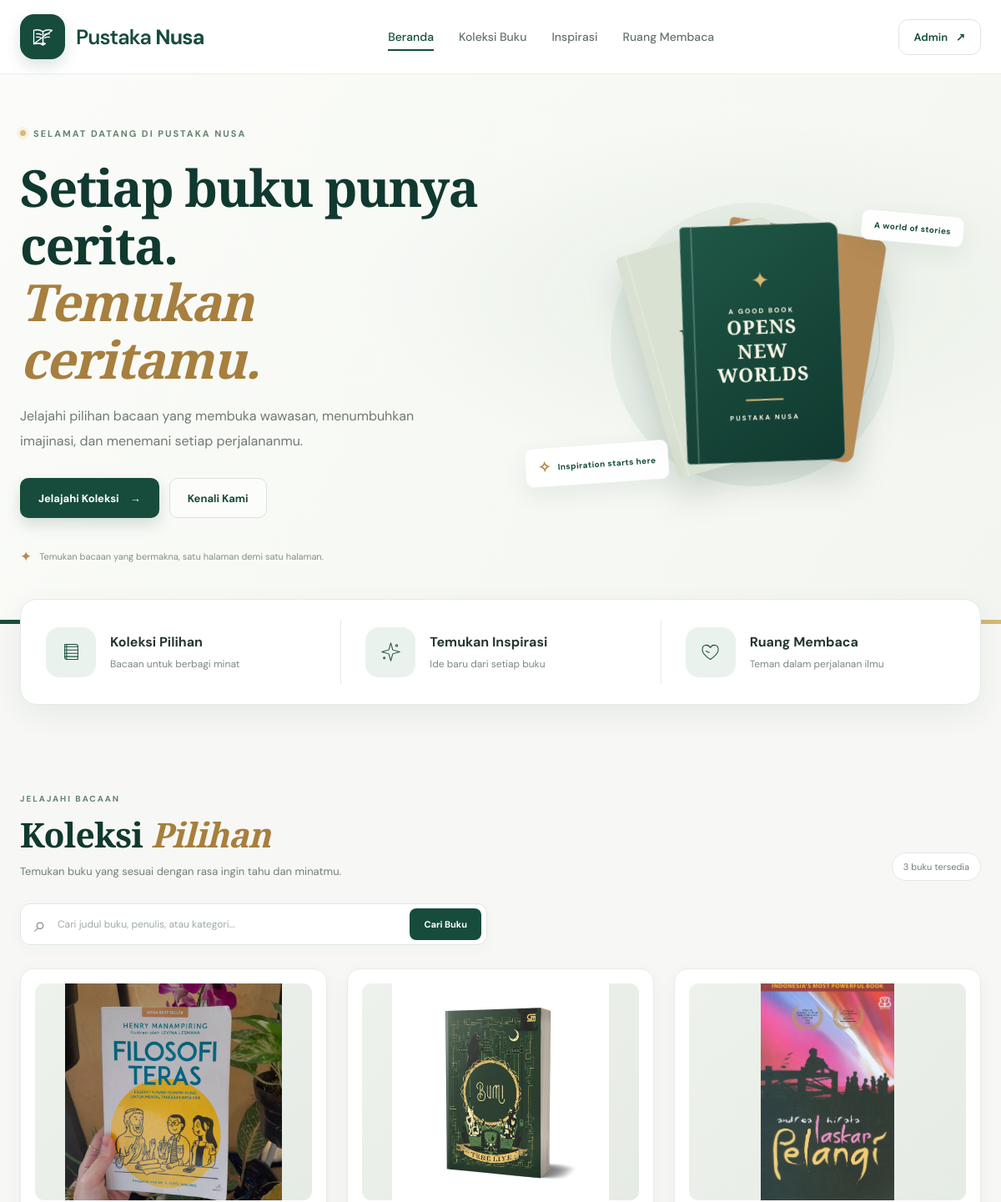
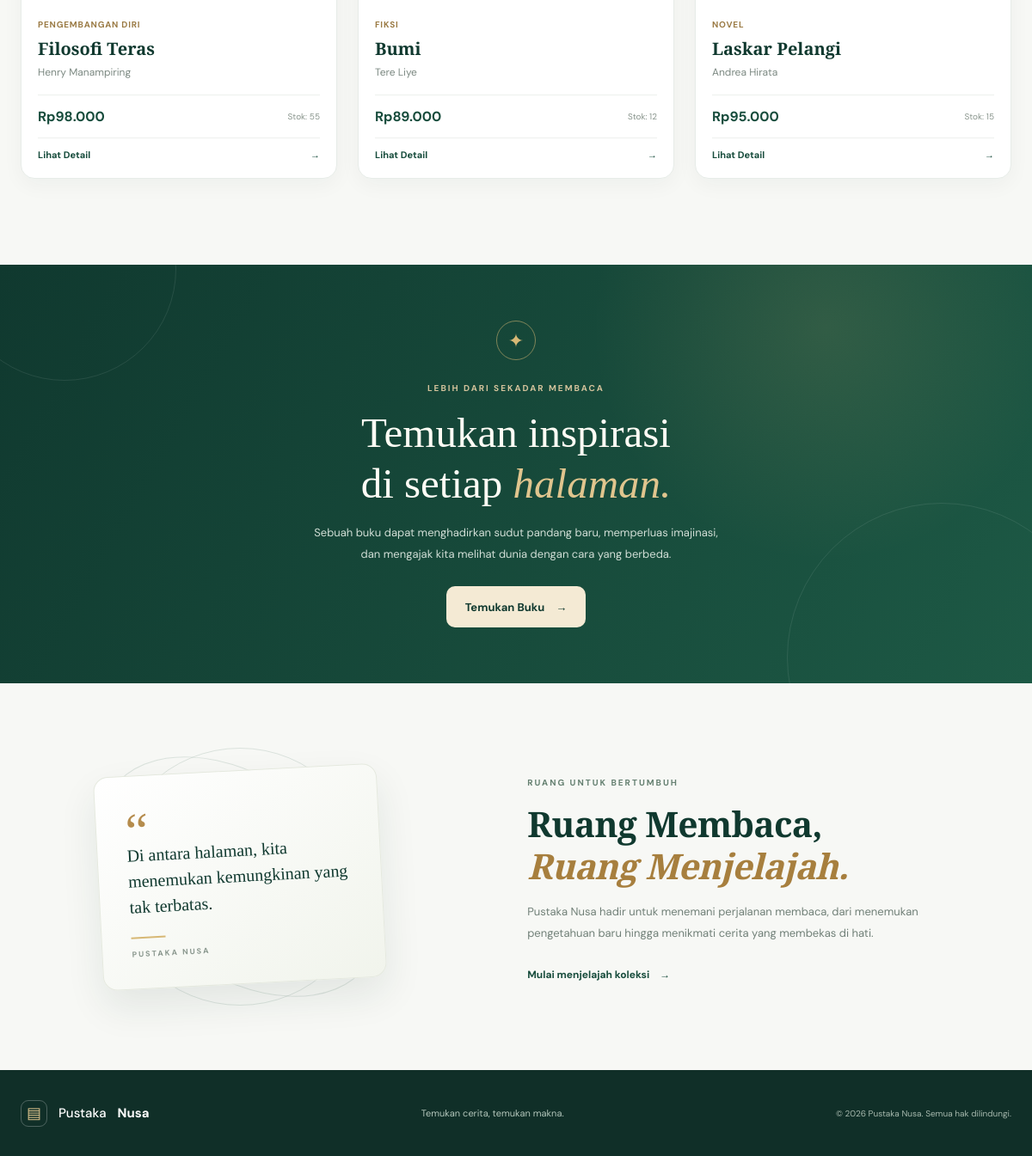
The page / on the database its author committed (2 pictures, top to bottom).
### tables this page shows
CREATE TABLE IF NOT EXISTS `buku` (
  `id` int NOT NULL AUTO_INCREMENT,
  `judul` varchar(200) NOT NULL,
  `penulis` varchar(150) NOT NULL,
  `penerbit` varchar(150) NOT NULL,
  `tahun_terbit` year NOT NULL,
  `kategori` varchar(100) NOT NULL,
  `harga` decimal(12,2) NOT NULL DEFAULT '0.00',
  `stok` int NOT NULL DEFAULT '0',
  `deskripsi` text,
  `cover` varchar(255) DEFAULT NULL,
  `created_at` timestamp NULL DEFAULT CURRENT_TIMESTAMP,
  `updated_at` timestamp NULL DEFAULT CURRENT_TIMESTAMP ON UPDATE CURRENT_TIMESTAMP,
  PRIMARY KEY (`id`)
);

### Index.php (the view, shortened to what this page needs)
<?php
$host = '127.0.0.1';
$dbname = 'pustaka_nusa';
$username = 'root';
$password = '';
try {
    $pdo = new PDO(
        "mysql:host=$host;dbname=$dbname;charset=utf8mb4",
        $username,
        $password,
        [
            PDO::ATTR_ERRMODE => PDO::ERRMODE_EXCEPTION,
            PDO::ATTR_DEFAULT_FETCH_MODE => PDO::FETCH_ASSOC
        ]
    );
} catch (PDOException $e) {
    die("Koneksi database gagal. Periksa konfigurasi database di Index.php.");
}
$keyword = trim($_GET['q'] ?? '');
try {
    if ($keyword !== '') {
        $stmt = $pdo->prepare(
            "SELECT * FROM buku
             WHERE judul LIKE :keyword
                OR penulis LIKE :keyword
                OR kategori LIKE :keyword
             ORDER BY id DESC"
        );
        $stmt->execute(['keyword' => "%$keyword%"]);
    } else {
        $stmt = $pdo->query("SELECT * FROM buku ORDER BY id DESC");
    }
    $buku = $stmt->fetchAll();
} catch (PDOException $e) {
    $buku = [];
}
function e($value): string
{
    return htmlspecialchars((string)($value ?? ''), ENT_QUOTES, 'UTF-8');
}
function formatRupiah($angka): string
{
    return 'Rp' . number_format((float)$angka, 0, ',', '.');
}
function coverBuku($cover): string
{
    $cover = trim((string)($cover ?? ''));
    $namaFile = basename(str_replace('\\', '/', $cover));
    $path = 'Assets/img/Cover/' . rawurlencode($namaFile);
    return $path;
}
?>
<!DOCTYPE html>
<html lang="id">
<head>
    <link rel="stylesheet" href="Assets/Style.css">
</head>
<body>
<header class="site-header">
    <div class="nav-container">
        <a href="Index.php" class="brand">
            <span class="brand-icon" aria-hidden="true">
                <svg viewBox="0 0 48 48" xmlns="http://www.w3.org/2000/svg">
                    <path d="M7 11.5c6-2 11.5-1.3 17 2.2v25c-5.5-3.5-11-4.2-17-2.2z"/>
                    <path d="M41 11.5c-6-2-11.5-1.3-17 2.2v25c5.5-3.5 11-4.2-17-2.2z"/>
                    <path d="M12 18c3.5-.6 6.5.1 9 1.5M12 24c3.5-.6 6.5.1 9 1.5M36 18c-3.5-.6-6.5.1-9 1.5M36 24c-3.5-.6-6.5.1-9 1.5"/>
                </svg>
            </span>
            <span class="brand-name">Pustaka <strong>Nusa</strong></span>
        </a>
        <nav class="main-nav" aria-label="Navigasi utama">
            <a href="Index.php" class="nav-link active">Beranda</a>
            <a href="#koleksi" class="nav-link">Koleksi Buku</a>
            <a href="#inspirasi" class="nav-link">Inspirasi</a>
            <a href="#ruang-membaca" class="nav-link">Ruang Membaca</a>
        </nav>
        <a href="Admin/Index.php" class="admin-link">Admin <span aria-hidden="true">↗</span></a>
    </div>
</header>
<main>
    <section class="hero">
        <div class="hero-inner">
            <div class="hero-copy">
                <span class="eyebrow"><span class="eyebrow-dot"></span> SELAMAT DATANG DI PUSTAKA NUSA</span>
                <h1>Setiap buku punya cerita.<br><span>Temukan ceritamu.</span></h1>
                <p class="hero-description">
                    Jelajahi pilihan bacaan yang membuka wawasan,
                    menumbuhkan imajinasi, dan menemani setiap perjalananmu.
                </p>
                <div class="hero-actions">
                    <a href="#koleksi" class="button button-primary">
                        Jelajahi Koleksi <span aria-hidden="true">→</span>
                    </a>
                    <a href="#ruang-membaca" class="button button-secondary">
                        Kenali Kami
                    </a>
                </div>
                <div class="hero-note">
                    <span class="note-icon" aria-hidden="true">✦</span>
                    <span>Temukan bacaan yang bermakna, satu halaman demi satu halaman.</span>
                </div>
            </div>
            <div class="hero-art" aria-label="Ilustrasi buku">
                <div class="floating-label label-top">A world of stories</div>
                <div class="book-stack">
                    <div class="book book-back">
                        <span class="book-line"></span>
                        <span class="book-title">IDEAS<br>TO GROW</span>
                        <span class="book-small">READ • LEARN • EXPLORE</span>
                    </div>
                    <div class="book book-middle">
                        <span class="book-small">THE ART OF</span>
                        <span class="book-title">LIVING<br>WELL</span>
                        <span class="book-line"></span>
                    </div>
                    <div class="book book-front">
                        <span class="book-emblem">✦</span>
                        <span class="book-small">A GOOD BOOK</span>
                        <span class="book-title">OPENS<br>NEW WORLDS</span>
                        <span class="book-line"></span>
                        <span class="book-small">PUSTAKA NUSA</span>
                    </div>
                </div>
                <div class="floating-label label-bottom">
                    <span class="label-sparkle">✧</span>
                    Inspiration starts here
                </div>
            </div>
        </div>
    </section>
    <section class="features-wrap" aria-label="Fitur Pustaka Nusa">
        <div class="features">
            <a href="#koleksi" class="feature-card">
                <span class="feature-icon" aria-hidden="true">
                    <svg viewBox="0 0 48 48">
                        <path d="M10 8h24a4 4 0 0 1 4 4v28H14a4 4 0 0 1-4-4z"/>
                        <path d="M10 13h28M10 20h28M10 27h28M10 34h28"/>
                        <path d="M14 8v32"/>
                    </svg>
                </span>
                <span class="feature-copy">
                    <strong>Koleksi Pilihan</strong>
                    <span>Bacaan untuk berbagi minat</span>
                </span>
            </a>
            <a href="#inspirasi" class="feature-card">
                <span class="feature-icon" aria-hidden="true">
                    <svg viewBox="0 0 48 48">
                        <path d="M24 5l4.2 14.8L43 24l-14.8 4.2L24 43l-4.2-14.8L5 24l14.8-4.2z"/>
                        <circle cx="36.5" cy="10.5" r="2"/>
                        <circle cx="10" cy="37" r="1.8"/>
                    </svg>
                </span>
                <span class="feature-copy">
                    <strong>Temukan Inspirasi</strong>
                    <span>Ide baru dari setiap buku</span>
                </span>
            </a>
            <a href="#ruang-membaca" class="feature-card">
                <span class="feature-icon" aria-hidden="true">
                    <svg viewBox="0 0 48 48">
                        <path d="M24 40S7 30 7 18.5C7 9 19 6 24 15c5-9 17-6 17 3.5C41 30 24 40 24 40z"/>
                        <path d="M15 22c2 2 4 3 7 3"/>
                    </svg>
                </span>
                <span class="feature-copy">
                    <strong>Ruang Membaca</strong>
                    <span>Teman dalam perjalanan ilmu</span>
                </span>
            </a>
        </div>
    </section>
    <section class="section collection-section" id="koleksi">
        <div class="section-heading">
            <div>
                <span class="section-kicker">JELAJAHI BACAAN</span>
                <h2>Koleksi <span>Pilihan</span></h2>
                <p>Temukan buku yang sesuai dengan rasa ingin tahu dan minatmu.</p>
            </div>
            <span class="section-count"><?= count($buku) ?> buku tersedia</span>
        </div>
        <form action="Index.php#koleksi" method="GET" class="search-form">
            <span class="search-icon" aria-hidden="true">⌕</span>
            <input
                type="search"
                name="q"
                placeholder="Cari judul buku, penulis, atau kategori..."
                value="<?= e($keyword) ?>"
                aria-label="Cari buku"
            >
            <button type="submit">Cari Buku</button>
        </form>
        <?php if (count($buku) > 0): ?>
            <div class="book-grid">
                <?php foreach ($buku as $item): ?>
                    <article class="book-card">
                        <a class="book-cover-link" href="Detail.php?id=<?= (int)$item['id'] ?>">
                            <div class="book-cover">
                                <img
                                    src="<?= e(coverBuku($item['cover'] ?? '')) ?>"
                                    alt="Sampul buku <?= e($item['judul'] ?? 'Buku') ?>"
                                    loading="lazy"
                                    onerror="this.onerror=null;this.src='Assets/img/Cover_default.svg';"
                                >
                            </div>
                        </a>
                        <div class="book-info">
                            <span class="book-category"><?= e($item['kategori'] ?? 'Bacaan') ?></span>
                            <h3>
                                <a href="Detail.php?id=<?= (int)$item['id'] ?>">
                                    <?= e($item['judul'] ?? 'Tanpa Judul') ?>
                                </a>
                            </h3>
                            <p class="book-author"><?= e($item['penulis'] ?? 'Penulis tidak diketahui') ?></p>
                            <div class="book-card-bottom">
                                <strong class="book-price"><?= formatRupiah($item['harga'] ?? 0) ?></strong>
                                <span class="book-stock">Stok: <?= (int)($item['stok'] ?? 0) ?></span>
                            </div>
                            <a href="Detail.php?id=<?= (int)$item['id'] ?>" class="detail-link">
                                Lihat Detail <span aria-hidden="true">→</span>
                            </a>
                        </div>
                    </article>
                <?php endforeach; ?>
            </div>
        <?php endif; ?>
    </section>
    <section class="inspiration-section" id="inspirasi">
        <div class="inspiration-inner">
            <div class="inspiration-mark" aria-hidden="true">✦</div>
            <span class="section-kicker light-kicker">LEBIH DARI SEKADAR MEMBACA</span>
            <h2>Temukan inspirasi<br>di setiap <em>halaman.</em></h2>
            <p>
                Sebuah buku dapat menghadirkan sudut pandang baru,
                memperluas imajinasi, dan mengajak kita melihat dunia
                dengan cara yang berbeda.
            </p>
            <a href="#koleksi" class="button button-light">
                Temukan Buku <span aria-hidden="true">→</span>
            </a>
        </div>
        <div class="inspiration-decoration decoration-one"></div>
        <div class="inspiration-decoration decoration-two"></div>
    </section>
    <section class="section reading-section" id="ruang-membaca">
        <div class="reading-visual">
            <div class="reading-card">
                <span class="reading-quote-mark">“</span>
                <p>Di antara halaman, kita menemukan kemungkinan yang tak terbatas.</p>
                <span class="reading-quote-line"></span>
                <span class="reading-quote-caption">PUSTAKA NUSA</span>
            </div>
            <div class="reading-orbit orbit-one"></div>
            <div class="reading-orbit orbit-two"></div>
        </div>
        <div class="reading-copy">
            <span class="section-kicker">RUANG UNTUK BERTUMBUH</span>
            <h2>Ruang Membaca,<br><span>Ruang Menjelajah.</span></h2>
            <p>
                Pustaka Nusa hadir untuk menemani perjalanan membaca,
                dari menemukan pengetahuan baru hingga menikmati cerita
                yang membekas di hati.
            </p>
            <a href="#koleksi" class="text-link">
                Mulai menjelajah koleksi <span aria-hidden="true">→</span>
            </a>
        </div>
    </section>
</main>
<footer class="site-footer">
    <div class="footer-inner">
        <a href="Index.php" class="footer-brand">
            <span class="footer-brand-icon" aria-hidden="true">▤</span>
            Pustaka <strong>Nusa</strong>
        </a>
        <p>Temukan cerita, temukan makna.</p>
        <span class="footer-copyright">© <?= date('Y') ?> Pustaka Nusa. Semua hak dilindungi.</span>
    </div>
</footer>
</body>
</html>

### rows shown on the page
buku: cover (picture), kategori "PENGEMBANGAN DIRI", judul "Filosofi Teras", penulis "Henry Manampiring", harga "Rp98.000", stok "55"
buku: cover+judul (picture), kategori "FIKSI", judul "Bumi", penulis "Tere Liye", harga "Rp89.000", stok "12"
buku: cover (picture), kategori "NOVEL", judul "Laskar Pelangi", penulis "Andrea Hirata", harga "Rp95.000", stok "15"

### other values the page prints
count($buku) "3"
